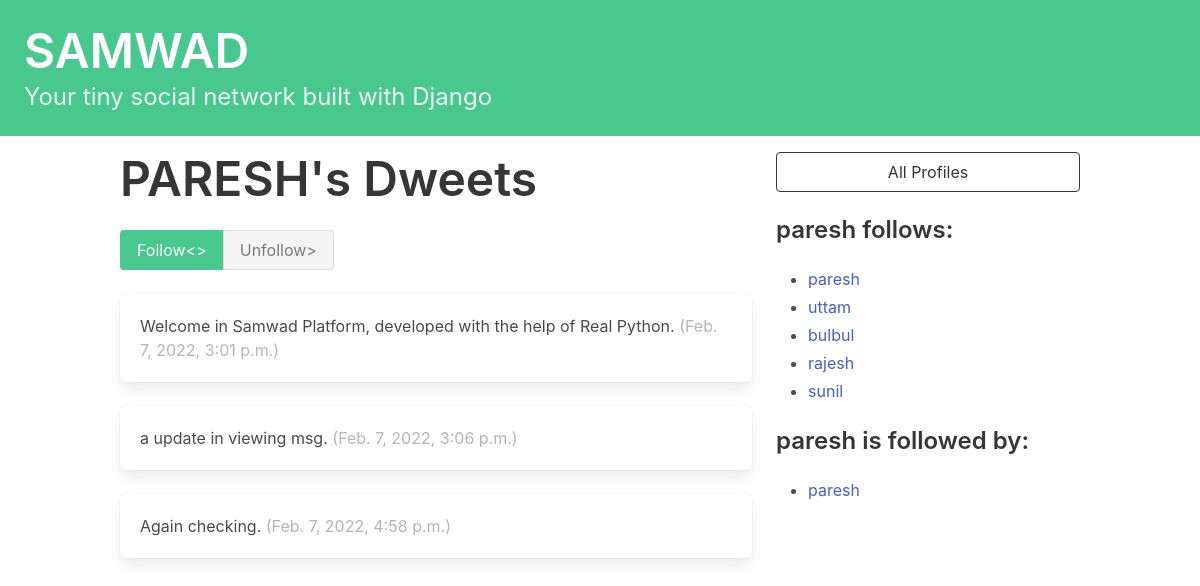
Before: /profile/1 with the older database file.
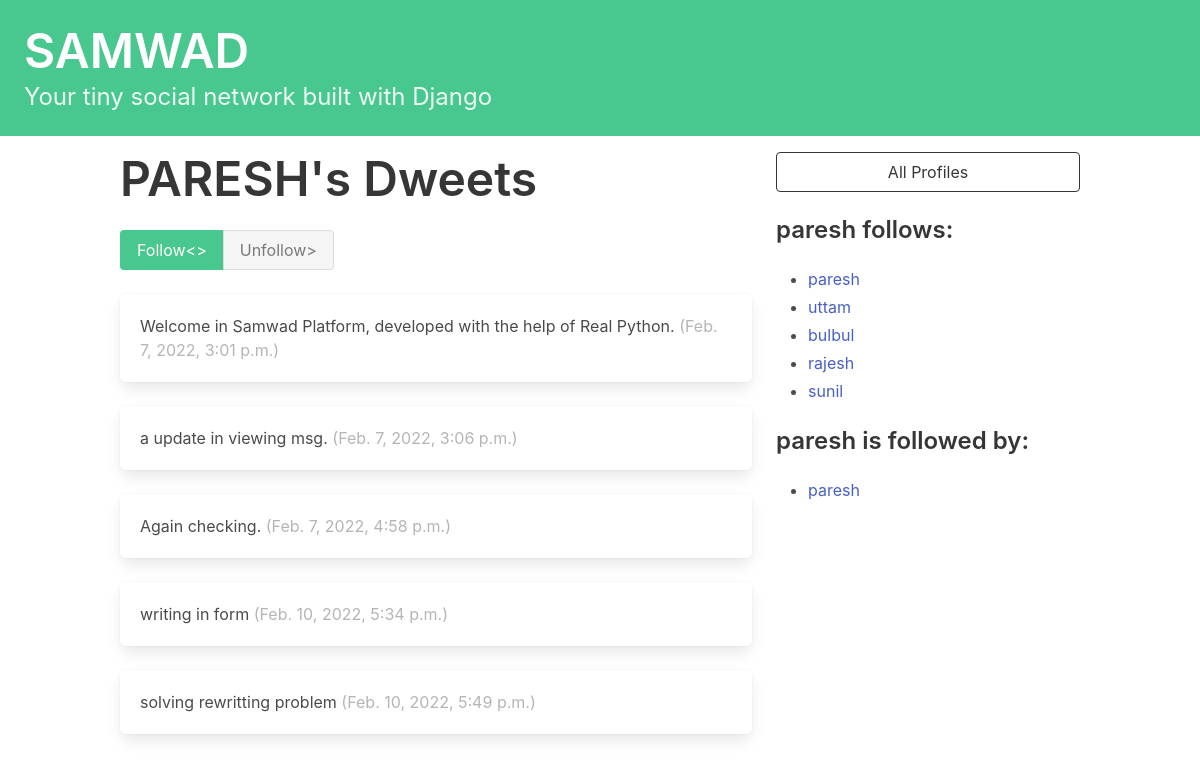
After: the same page with the newer database file.
### dwitter/models.py (models this page shows, shortened)
class Dweet(models.Model):
    user = models.ForeignKey(
        User, related_name="dweets", on_delete=models.DO_NOTHING
    )
    body = models.CharField(max_length=140)
    created_at = models.DateTimeField(auto_now_add=True)

class Profile(models.Model):
    user = models.OneToOneField(User, on_delete=models.CASCADE)
    follows = models.ManyToManyField(
        "self",
        related_name="followed_by",
        symmetrical=False,
        blank=True
    )
    def __str__(self):
        return self.user.username

### dwitter/views.py (the view, shortened to what this page needs)
# urls.py: path("profile/<int:pk>",profile,name="profile"),
def profile(request, pk):
    profile=Profile.objects.get(pk=pk)
    return render(request, "dwitter/profile.html",{"profile":profile})

### dwitter/templates/dwitter/profile.html (shortened to what this page needs)
{% extends "base.html"%}
{% block content %}
<div class="column">
    <div class="block">
    <h1 class="title is-1">
        {{profile.user.username|upper}}'s Dweets
    </h1>
<form method="post">
    <div class="buttons has-addons">
      {% if profile in user.profile.follows.all %}
        <button class="button is-success is-static">Follow</button>
        <button class="button is-danger" name="follow" value="unfollow">Unfollow</b>
      {% else %}
        <button class="button is-success" name="follow" value="follow">Follow<>
        <button class="button is-danger is-static">Unfollow>
      {% endif %}
    </div>
</form>
    </div>
<div class="content">
        {% for dweet in profile.user.dweets.all %}
            <div class="box">
                {{ dweet.body }}
                <span class="is-small has-text-grey-light">
                    ({{ dweet.created_at }})
                </span>
            </div>
        {% endfor %}
    </div>
</div>
<div class="column is-one-third">
<div class="block">
    <a href="{% url 'dwitter:profile_list' %}">
        <button class="button is-dark is-outlined is-fullwidth">
            All Profiles
        </button>
    </a>
</div>
<div class="block">
<h3 class="title is-4">
            {{profile.user.username}} follows:
        </h3>
<div class="content">
<ul>
{% for following in profile.follows.all %}
<li><a href="{% url 'dwitter:profile' following.id %}">{{following}}</li></a>
{% endfor %}
</ul>
</div>
    </div>
<div class="block">
  <h3 class="title is-4">
            {{profile.user.username}} is followed by:
        </h3>
<div class="content">
<ul>
{% for follower in profile.followed_by.all %}
    <li><a href="{% url 'dwitter:profile' follower.id %}">{{ follower }}</a></li>
{% endfor %}
</ul>
</div>
</div>
</div>
{% endblock %}

Changed rows visible on the page:
added Dweet: body "writing in form", created_at "Feb. 10, 2022, 5:34 p.m."
added Dweet: body "solving rewritting problem", created_at "Feb. 10, 2022, 5:49 p.m."
